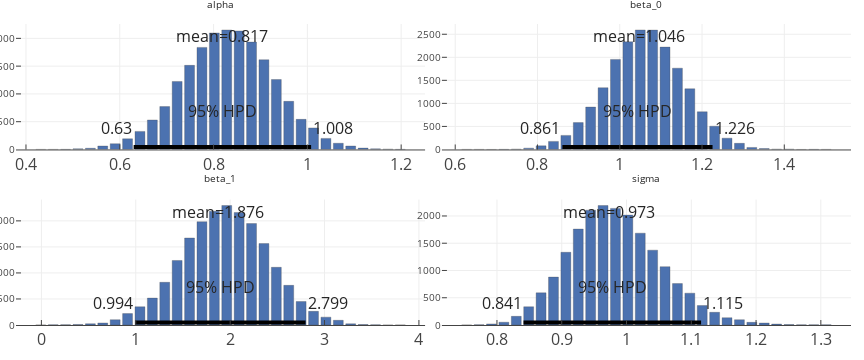

The cell this chart's notebook holds for it:
### Code cell
py.offline.iplot_mpl(fig4)

### Figure 1 — Plotly figure (JSON) as saved in the notebook; plotly's stock layout.template omitted (floating-point values rounded to 4 significant figures)
{"data": [{"line": {"color": "rgba (0, 0, 0, 1)", "dash": "solid", "width": 4}, "mode": "lines", "name": "_line0", "type": "scatter", "x": [0.6296, 1.008], "xaxis": "x1", "y": [45.17, 45.17], "yaxis": "y1"}, {"marker": {"color": "#4C72B0", "line": {"width": 0.3}}, "opacity": 1, "orientation": "v", "type": "bar", "x": [0.4316, 0.458, 0.4845, 0.5109, 0.5373, 0.5638, 0.5902, 0.6166, 0.6431, 0.6695, 0.6959, 0.7224, 0.7488, 0.7752, 0.8016, 0.8281, 0.8545, 0.8809, 0.9074, 0.9338, 0.9602, 0.9867, 1.013, 1.04, 1.066, 1.092, 1.119, 1.145, 1.172, 1.198], "xaxis": "x1", "y": [1, 1, 2, 12, 22, 62, 104, 192, 325, 531, 772, 1224, 1514, 1837, 2097, 2151, 2133, 1933, 1615, 1259, 866, 542, 388, 199, 112, 62, 25, 11, 6, 2], "yaxis": "y1"}, {"line": {"color": "rgba (0, 0, 0, 1)", "dash": "solid", "width": 4}, "mode": "lines", "name": "_line0", "type": "scatter", "x": [0.8606, 1.226], "xaxis": "x2", "y": [54.45, 54.45], "yaxis": "y2"}, {"marker": {"color": "#4C72B0", "line": {"width": 0.3}}, "opacity": 1, "orientation": "v", "type": "bar", "x": [0.6279, 0.658, 0.6882, 0.7183, 0.7484, 0.7786, 0.8087, 0.8389, 0.869, 0.8991, 0.9293, 0.9594, 0.9896, 1.02, 1.05, 1.08, 1.11, 1.14, 1.17, 1.201, 1.231, 1.261, 1.291, 1.321, 1.351, 1.381, 1.411, 1.442, 1.472, 1.502], "xaxis": "x2", "y": [1, 1, 0, 2, 7, 29, 78, 175, 305, 583, 920, 1340, 1954, 2337, 2593, 2590, 2221, 1764, 1317, 818, 505, 245, 133, 44, 21, 7, 7, 0, 2, 1], "yaxis": "y2"}, {"line": {"color": "rgba (0, 0, 0, 1)", "dash": "solid", "width": 4}, "mode": "lines", "name": "_line0", "type": "scatter", "x": [0.9939, 2.799], "xaxis": "x3", "y": [48.2, 48.2], "yaxis": "y3"}, {"marker": {"color": "#4C72B0", "line": {"width": 0.3}}, "opacity": 1, "orientation": "v", "type": "bar", "x": [-0.006446, 0.1249, 0.2563, 0.3876, 0.519, 0.6503, 0.7817, 0.913, 1.044, 1.176, 1.307, 1.438, 1.57, 1.701, 1.832, 1.964, 2.095, 2.227, 2.358, 2.489, 2.621, 2.752, 2.883, 3.015, 3.146, 3.277, 3.409, 3.54, 3.671, 3.803], "xaxis": "x3", "y": [1, 3, 6, 10, 24, 39, 102, 219, 350, 517, 820, 1239, 1671, 1984, 2185, 2295, 2161, 1949, 1564, 1108, 761, 451, 262, 151, 90, 23, 9, 4, 0, 2], "yaxis": "y3"}, {"line": {"color": "rgba (0, 0, 0, 1)", "dash": "solid", "width": 4}, "mode": "lines", "name": "_line0", "type": "scatter", "x": [0.841, 1.115], "xaxis": "x4", "y": [46.03, 46.03], "yaxis": "y4"}, {"marker": {"color": "#4C72B0", "line": {"width": 0.3}}, "opacity": 1, "orientation": "v", "type": "bar", "x": [0.7533, 0.7724, 0.7916, 0.8107, 0.8298, 0.849, 0.8681, 0.8872, 0.9064, 0.9255, 0.9447, 0.9638, 0.9829, 1.002, 1.021, 1.04, 1.059, 1.079, 1.098, 1.117, 1.136, 1.155, 1.174, 1.193, 1.213, 1.232, 1.251, 1.27, 1.289, 1.308], "xaxis": "x4", "y": [1, 5, 20, 51, 159, 335, 590, 879, 1334, 1760, 2107, 2192, 2139, 2016, 1685, 1373, 1070, 760, 584, 357, 233, 134, 97, 49, 36, 17, 7, 3, 4, 3], "yaxis": "y4"}], "layout": {"annotations": [{"align": "right", "font": {"color": "#262626", "size": 16}, "opacity": 1, "showarrow": false, "text": "0.63", "x": 0.6296, "xanchor": "right", "xref": "x1", "y": 158.1, "yanchor": "bottom", "yref": "y1"}, {"align": "left", "font": {"color": "#262626", "size": 16}, "opacity": 1, "showarrow": false, "text": "1.008", "x": 1.008, "xanchor": "left", "xref": "x1", "y": 158.1, "yanchor": "bottom", "yref": "y1"}, {"align": "center", "font": {"color": "#262626", "size": 16}, "opacity": 1, "showarrow": false, "text": "95% HPD", "x": 0.8188, "xanchor": "center", "xref": "x1", "y": 451.7, "yanchor": "bottom", "yref": "y1"}, {"align": "center", "font": {"color": "#262626", "size": 16}, "opacity": 1, "showarrow": false, "text": "mean=0.817", "x": 0.8174, "xanchor": "center", "xref": "x1", "y": 1807.0, "yanchor": "bottom", "yref": "y1"}, {"font": {"color": "#262626", "size": 10}, "showarrow": false, "text": "alpha", "x": 0.2448, "xanchor": "center", "xref": "paper", "y": 1.037, "yanchor": "bottom", "yref": "paper"}, {"align": "right", "font": {"color": "#262626", "size": 16}, "opacity": 1, "showarrow": false, "text": "0.861", "x": 0.8606, "xanchor": "right", "xref": "x2", "y": 190.6, "yanchor": "bottom", "yref": "y2"}, {"align": "left", "font": {"color": "#262626", "size": 16}, "opacity": 1, "showarrow": false, "text": "1.226", "x": 1.226, "xanchor": "left", "xref": "x2", "y": 190.6, "yanchor": "bottom", "yref": "y2"}, {"align": "center", "font": {"color": "#262626", "size": 16}, "opacity": 1, "showarrow": false, "text": "95% HPD", "x": 1.043, "xanchor": "center", "xref": "x2", "y": 544.5, "yanchor": "bottom", "yref": "y2"}, {"align": "center", "font": {"color": "#262626", "size": 16}, "opacity": 1, "showarrow": false, "text": "mean=1.046", "x": 1.046, "xanchor": "center", "xref": "x2", "y": 2178.0, "yanchor": "bottom", "yref": "y2"}, {"font": {"color": "#262626", "size": 10}, "showarrow": false, "text": "beta_0", "x": 0.7543, "xanchor": "center", "xref": "paper", "y": 1.037, "yanchor": "bottom", "yref": "paper"}, {"align": "right", "font": {"color": "#262626", "size": 16}, "opacity": 1, "showarrow": false, "text": "0.994", "x": 0.9939, "xanchor": "right", "xref": "x3", "y": 168.7, "yanchor": "bottom", "yref": "y3"}, {"align": "left", "font": {"color": "#262626", "size": 16}, "opacity": 1, "showarrow": false, "text": "2.799", "x": 2.799, "xanchor": "left", "xref": "x3", "y": 168.7, "yanchor": "bottom", "yref": "y3"}, {"align": "center", "font": {"color": "#262626", "size": 16}, "opacity": 1, "showarrow": false, "text": "95% HPD", "x": 1.896, "xanchor": "center", "xref": "x3", "y": 482.0, "yanchor": "bottom", "yref": "y3"}, {"align": "center", "font": {"color": "#262626", "size": 16}, "opacity": 1, "showarrow": false, "text": "mean=1.876", "x": 1.876, "xanchor": "center", "xref": "x3", "y": 1928.0, "yanchor": "bottom", "yref": "y3"}, {"font": {"color": "#262626", "size": 10}, "showarrow": false, "text": "beta_1", "x": 0.2448, "xanchor": "center", "xref": "paper", "y": 0.4571, "yanchor": "bottom", "yref": "paper"}, {"align": "right", "font": {"color": "#262626", "size": 16}, "opacity": 1, "showarrow": false, "text": "0.841", "x": 0.841, "xanchor": "right", "xref": "x4", "y": 161.1, "yanchor": "bottom", "yref": "y4"}, {"align": "left", "font": {"color": "#262626", "size": 16}, "opacity": 1, "showarrow": false, "text": "1.115", "x": 1.115, "xanchor": "left", "xref": "x4", "y": 161.1, "yanchor": "bottom", "yref": "y4"}, {"align": "center", "font": {"color": "#262626", "size": 16}, "opacity": 1, "showarrow": false, "text": "95% HPD", "x": 0.9781, "xanchor": "center", "xref": "x4", "y": 460.3, "yanchor": "bottom", "yref": "y4"}, {"align": "center", "font": {"color": "#262626", "size": 16}, "opacity": 1, "showarrow": false, "text": "mean=0.973", "x": 0.9732, "xanchor": "center", "xref": "x4", "y": 1841.0, "yanchor": "bottom", "yref": "y4"}, {"font": {"color": "#262626", "size": 10}, "showarrow": false, "text": "sigma", "x": 0.7543, "xanchor": "center", "xref": "paper", "y": 0.4571, "yanchor": "bottom", "yref": "paper"}], "autosize": false, "bargap": -1.11e-16, "height": 360, "hovermode": "closest", "margin": {"b": 35, "l": 16, "pad": 0, "r": 13, "t": 24}, "showlegend": false, "width": 864, "xaxis1": {"anchor": "y1", "domain": [0, 0.4899], "mirror": false, "nticks": 7, "range": [0.3787, 1.251], "showgrid": true, "showline": true, "side": "bottom", "tickfont": {"size": 16}, "ticks": "inside", "type": "linear", "zeroline": false}, "xaxis2": {"anchor": "y2", "domain": [0.5101, 1], "mirror": false, "nticks": 7, "range": [0.5676, 1.562], "showgrid": true, "showline": true, "side": "bottom", "tickfont": {"size": 16}, "ticks": "inside", "type": "linear", "zeroline": false}, "xaxis3": {"anchor": "y3", "domain": [0, 0.4899], "mirror": false, "nticks": 7, "range": [-0.2692, 4.065], "showgrid": true, "showline": true, "side": "bottom", "tickfont": {"size": 16}, "ticks": "inside", "type": "linear", "zeroline": false}, "xaxis4": {"anchor": "y4", "domain": [0.5101, 1], "mirror": false, "nticks": 8, "range": [0.715, 1.347], "showgrid": true, "showline": true, "side": "bottom", "tickfont": {"size": 16}, "ticks": "inside", "type": "linear", "zeroline": false}, "yaxis1": {"anchor": "x1", "domain": [0.5832, 1], "mirror": false, "nticks": 6, "range": [0, 2259.0], "showgrid": true, "showline": false, "side": "left", "tickfont": {"size": 10}, "ticks": "inside", "type": "linear", "zeroline": false}, "yaxis2": {"anchor": "x2", "domain": [0.5832, 1], "mirror": false, "nticks": 7, "range": [0, 2723.0], "showgrid": true, "showline": false, "side": "left", "tickfont": {"size": 10}, "ticks": "inside", "type": "linear", "zeroline": false}, "yaxis3": {"anchor": "x3", "domain": [0, 0.4168], "mirror": false, "nticks": 6, "range": [0, 2410.0], "showgrid": true, "showline": false, "side": "left", "tickfont": {"size": 10}, "ticks": "inside", "type": "linear", "zeroline": false}, "yaxis4": {"anchor": "x4", "domain": [0, 0.4168], "mirror": false, "nticks": 6, "range": [0, 2302.0], "showgrid": true, "showline": false, "side": "left", "tickfont": {"size": 10}, "ticks": "inside", "type": "linear", "zeroline": false}}}
